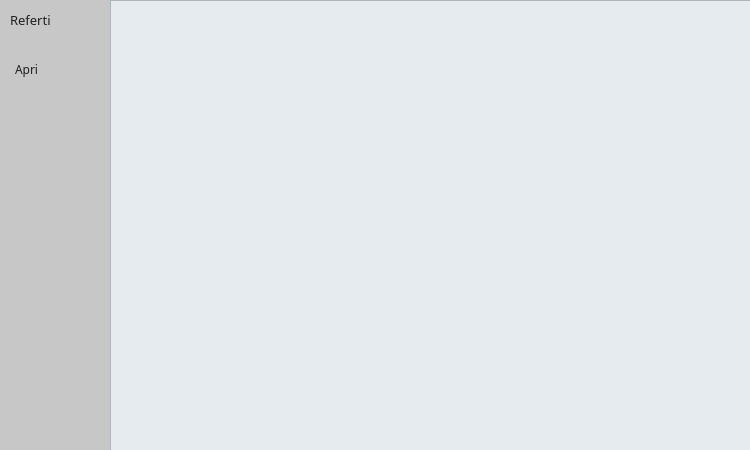
<?xml version="1.0" encoding="UTF-8"?>
<ui version="4.0">
 <class>ProntoSoccorso</class>
 <widget class="QWidget" name="ProntoSoccorso">
  <property name="geometry">
   <rect>
    <x>0</x>
    <y>0</y>
    <width>750</width>
    <height>450</height>
   </rect>
  </property>
  <property name="minimumSize">
   <size>
    <width>750</width>
    <height>450</height>
   </size>
  </property>
  <property name="maximumSize">
   <size>
    <width>750</width>
    <height>450</height>
   </size>
  </property>
  <property name="windowTitle">
   <string>Form</string>
  </property>
  <property name="styleSheet">
   <string notr="true">background-color: rgb(199, 199, 199);</string>
  </property>
  <widget class="QListView" name="listView">
   <property name="geometry">
    <rect>
     <x>110</x>
     <y>0</y>
     <width>641</width>
     <height>451</height>
    </rect>
   </property>
   <property name="cursor" stdset="0">
    <cursorShape>PointingHandCursor</cursorShape>
   </property>
   <property name="styleSheet">
    <string notr="true">background-color: rgb(230, 235, 239);
color: rgb(32, 32, 32);</string>
   </property>
  </widget>
  <widget class="QPushButton" name="ButtonApri">
   <property name="geometry">
    <rect>
     <x>5</x>
     <y>57</y>
     <width>95</width>
     <height>25</height>
    </rect>
   </property>
   <property name="font">
    <font>
     <family>Montserrat SemiBold</family>
     <weight>50</weight>
     <bold>false</bold>
    </font>
   </property>
   <property name="cursor">
    <cursorShape>PointingHandCursor</cursorShape>
   </property>
   <property name="mouseTracking">
    <bool>false</bool>
   </property>
   <property name="layoutDirection">
    <enum>Qt::LeftToRight</enum>
   </property>
   <property name="styleSheet">
    <string notr="true">QPushButton {
padding-left: 10px;
text-align: left;
background-color: rgb(199, 199, 199);
color: rgb(32, 32, 32);
border-radius: 6px;
}
QPushButton:hover {
background-color: rgb(172, 171, 172);
    }
</string>
   </property>
   <property name="text">
    <string>Apri</string>
   </property>
   <property name="icon">
    <iconset>
     <normaloff>../../../../../../../OneDrive/Università/Secondo anno/ingegneria del software/Pronto soccorso/MATERIALE/IconaApri.png</normaloff>../../../../../../../OneDrive/Università/Secondo anno/ingegneria del software/Pronto soccorso/MATERIALE/IconaApri.png</iconset>
   </property>
   <property name="iconSize">
    <size>
     <width>13</width>
     <height>13</height>
    </size>
   </property>
  </widget>
  <widget class="QLabel" name="InfoScheda">
   <property name="geometry">
    <rect>
     <x>10</x>
     <y>10</y>
     <width>100</width>
     <height>20</height>
    </rect>
   </property>
   <property name="font">
    <font>
     <family>Montserrat ExtraBold</family>
     <pointsize>10</pointsize>
     <weight>50</weight>
     <bold>false</bold>
    </font>
   </property>
   <property name="styleSheet">
    <string notr="true">color: rgb(32, 32, 32);</string>
   </property>
   <property name="text">
    <string>Referti</string>
   </property>
   <property name="alignment">
    <set>Qt::AlignLeading|Qt::AlignLeft|Qt::AlignVCenter</set>
   </property>
  </widget>
 </widget>
 <resources/>
 <connections/>
</ui>
